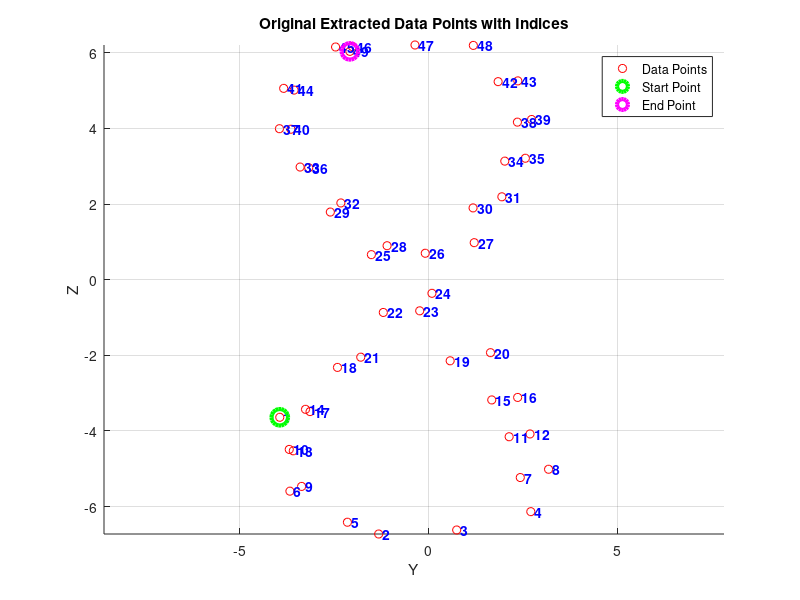
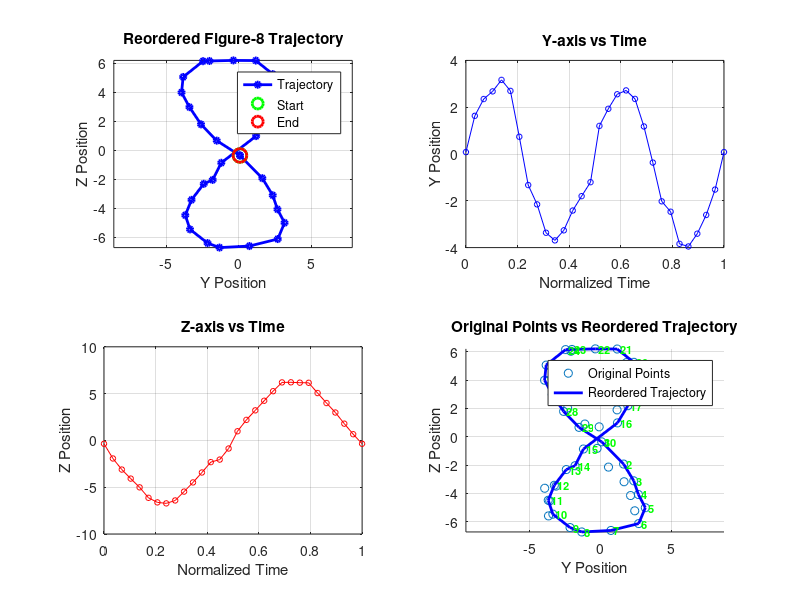
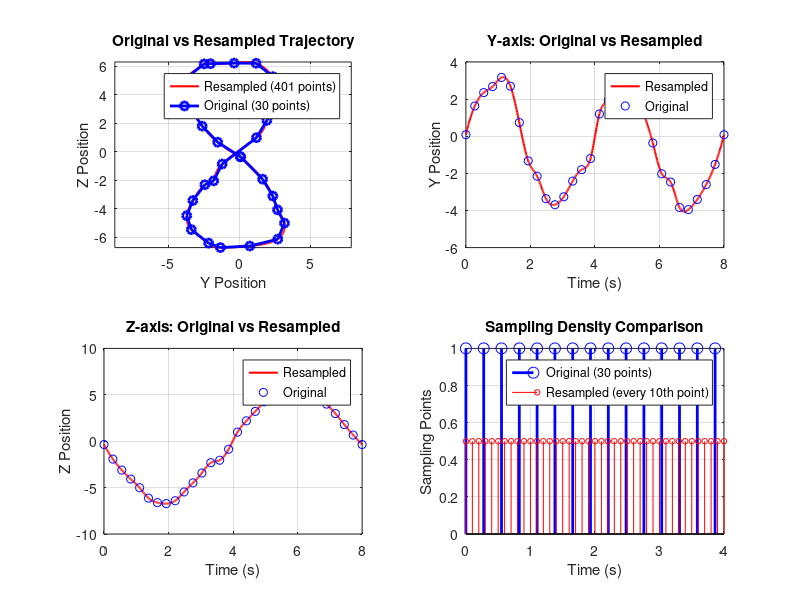

MATLAB code to generate these figures, in order: (Note: this script raises an error after producing the figures.)
clc
clear all
load figure8_extracted_data.mat

% 原始散点图，标出每个点的indices
figure(1);
scatter(extracted_tip_y, extracted_tip_z, 'r');
title('Original Extracted Data Points with Indices');
xlabel('Y'); ylabel('Z');
grid on;

% 在每个点旁边标出索引
for i = 1:length(extracted_tip_y)
    text(extracted_tip_y(i), extracted_tip_z(i), sprintf(' %d', i), ...
         'FontSize', 10, 'Color', 'blue', 'FontWeight', 'bold');
end

% 调整图形显示
axis equal;
hold on;

% 可选：高亮显示起点和终点
plot(extracted_tip_y(1), extracted_tip_z(1), 'go', 'MarkerSize', 12, 'LineWidth', 3);
plot(extracted_tip_y(end), extracted_tip_z(end), 'mo', 'MarkerSize', 12, 'LineWidth', 3);

% 添加图例
legend('Data Points', 'Start Point', 'End Point', 'Location', 'best');

% 手动标注留下的indices，成为时间序列的figure 8轨迹
figure8Indices = [24,20,16,12,8,4,3,2,5,9,10,14,18,21,22,27,31,35,39,43,48,47,46,45,41,37,33,29,25,24];

% 按照figure8Indices的顺序重新排列数据点
ordered_x = extracted_tip_x(figure8Indices);
ordered_y = extracted_tip_y(figure8Indices);
ordered_z = extracted_tip_z(figure8Indices);
ordered_q0 = extracted_tip_q0(figure8Indices);
ordered_q1 = extracted_tip_q1(figure8Indices);
ordered_q2 = extracted_tip_q2(figure8Indices);
ordered_q3 = extracted_tip_q3(figure8Indices);

% 创建时间向量
n_points = length(figure8Indices);
t_ordered = linspace(0, 1, n_points); % 标准化时间 0-1

% 显示重新排序后的轨迹
figure(2);
subplot(2,2,1);
plot(ordered_y, ordered_z, 'b-o', 'LineWidth', 2, 'MarkerSize', 4);
xlabel('Y Position'); ylabel('Z Position');
title('Reordered Figure-8 Trajectory');
grid on;
axis equal;
hold on;
% 标记起点和终点
plot(ordered_y(1), ordered_z(1), 'go', 'MarkerSize', 10, 'LineWidth', 2);
plot(ordered_y(end), ordered_z(end), 'ro', 'MarkerSize', 10, 'LineWidth', 2);
legend('Trajectory', 'Start', 'End', 'Location', 'best');

subplot(2,2,2);
plot(t_ordered, ordered_y, 'b-o', 'MarkerSize', 4);
xlabel('Normalized Time'); ylabel('Y Position');
title('Y-axis vs Time');
grid on;

subplot(2,2,3);
plot(t_ordered, ordered_z, 'r-o', 'MarkerSize', 4);
xlabel('Normalized Time'); ylabel('Z Position');
title('Z-axis vs Time');
grid on;

subplot(2,2,4);
% 显示原始点和重新排序后的轨迹对比
scatter(extracted_tip_y, extracted_tip_z, 'ro');
hold on;
plot(ordered_y, ordered_z, 'b-', 'LineWidth', 2);
% 用数字标出重新排序后的顺序
for i = 1:length(figure8Indices)
    text(ordered_y(i), ordered_z(i), sprintf(' %d', i), ...
         'FontSize', 8, 'Color', 'green', 'FontWeight', 'bold');
end
xlabel('Y Position'); ylabel('Z Position');
title('Original Points vs Reordered Trajectory');
legend('Original Points', 'Reordered Trajectory', 'Location', 'best');
grid on;
axis equal;

ref = [ordered_x;ordered_y;ordered_z;ordered_q0;ordered_q1;ordered_q2;ordered_q3];

% 重新采样参数
total_time = 8;           % 总时间4秒
sampling_interval = 0.01; % 采样间隔0.01秒
new_time = 0:sampling_interval:total_time; % 新的时间向量
n_new_points = length(new_time); % 新的采样点数

% 原始时间向量（对应ordered数据）
original_time = linspace(0, total_time, n_points);

% 使用样条插值进行重新采样
resampled_x = interp1(original_time, ordered_x, new_time, 'spline', 'extrap');
resampled_y = interp1(original_time, ordered_y, new_time, 'spline', 'extrap');
resampled_z = interp1(original_time, ordered_z, new_time, 'spline', 'extrap');
resampled_q0 = interp1(original_time, ordered_q0, new_time, 'spline', 'extrap');
resampled_q1 = interp1(original_time, ordered_q1, new_time, 'spline', 'extrap');
resampled_q2 = interp1(original_time, ordered_q2, new_time, 'spline', 'extrap');
resampled_q3 = interp1(original_time, ordered_q3, new_time, 'spline', 'extrap');

% 重新组织ref数据
ref_resampled = [resampled_x; resampled_y; resampled_z; resampled_q0; resampled_q1; resampled_q2; resampled_q3];

% 显示重新采样后的结果
figure(3);
subplot(2,2,1);
plot(resampled_y, resampled_z, 'r-', 'LineWidth', 1.5);
hold on;
plot(ordered_y, ordered_z, 'bo-', 'MarkerSize', 6, 'LineWidth', 2);
xlabel('Y Position'); ylabel('Z Position');
title('Original vs Resampled Trajectory');
legend('Resampled (401 points)', 'Original (30 points)', 'Location', 'best');
grid on;
axis equal;

subplot(2,2,2);
plot(new_time, resampled_y, 'r-', 'LineWidth', 1.5);
hold on;
plot(original_time, ordered_y, 'bo', 'MarkerSize', 6);
xlabel('Time (s)'); ylabel('Y Position');
title('Y-axis: Original vs Resampled');
legend('Resampled', 'Original', 'Location', 'best');
grid on;

subplot(2,2,3);
plot(new_time, resampled_z, 'r-', 'LineWidth', 1.5);
hold on;
plot(original_time, ordered_z, 'bo', 'MarkerSize', 6);
xlabel('Time (s)'); ylabel('Z Position');
title('Z-axis: Original vs Resampled');
legend('Resampled', 'Original', 'Location', 'best');
grid on;

subplot(2,2,4);
% 显示采样密度对比
stem(original_time, ones(size(original_time)), 'b', 'MarkerSize', 8, 'LineWidth', 2);
hold on;
stem(new_time(1:10:end), 0.5*ones(size(new_time(1:10:end))), 'r', 'MarkerSize', 4);
xlabel('Time (s)'); ylabel('Sampling Points');
title('Sampling Density Comparison');
legend('Original (30 points)', 'Resampled (every 10th point)', 'Location', 'best');
grid on;
xlim([0, 4]);

% 保存重新采样后的数据
% save('figure8_resampled_trajectory.mat', 'ref_resampled', 'new_time', 'resampled_y', 'resampled_z', 'total_time', 'sampling_interval');

% 输出重新采样统计信息
fprintf('\n=== 重新采样结果 ===\n');
fprintf('原始数据点数: %d\n', n_points);
fprintf('重新采样点数: %d\n', n_new_points);
fprintf('总时间: %.2f 秒\n', total_time);
fprintf('采样间隔: %.3f 秒\n', sampling_interval);
fprintf('采样频率: %.0f Hz\n', 1/sampling_interval);
fprintf('重新采样后的轨迹长度: %.3f\n', sum(sqrt(diff(resampled_y).^2 + diff(resampled_z).^2)));

% 更新ref为重新采样后的数据
ref = ref_resampled;
%% mapping the delay-embedded ref to the low-dimensional space
% 为了对上面轨迹的第一个点做delay-embedding，考虑到这是周期性的轨迹，将这个轨迹的尾部33个time instance数据补充到前面
% mapping to the low-dimensional coordinates via chart map
for i = 1:size(ref,2)
    lowDim(:,i) = chart(ref(:,i)');
end
lowDim = [lowDim,lowDim];
for i = 1:size(ref,2)
    refReconst(:,i) = param(lowDim(:,i)');
end
% Plot trajectories for the reconstrunction accuracy comparision at the
% control observable coordinates
outdofs = [1 2 3 4 5 6 7];
figRow = length(outdofs);  % Changed to length instead of size
customFigure('subPlot',[figRow 1]); 
% Create all subplots dynamically
xyz = 'xyz'; % Create string for axis labels
for i = 1:figRow
    subplot(figRow,1,i);
    xlabel('t','Interpreter','latex');
    if i <= 3
        ylabel(sprintf('%s-axis [mm]', xyz(i)),'Interpreter','latex');
    else
        ylabel(sprintf('q%d',i-3),'Interpreter','latex');
    end
end
% Plot data for each trajectory

for i = 1:figRow
    subplot(figRow,1,i);
    plot(new_time,ref(i,:),'Linewidth',1)
    hold on
    plot(new_time,refReconst(i,:),'k:','Linewidth',2)
end


% 保存最终的ref数据
save('figure8_final_trajectory.mat', 'ref', 'new_time');
save('figure8_lowDim_trajectory.mat', 'lowDim');

fprintf('\nmapping完成！新的ref矩阵尺寸: %dx%d\n', size(ref));
%% Create timeseries objects for Simulink From Workspace block
% Create timeseries for each quaternion component
ts_sensor2Pos1 = timeseries(resampled_x, new_time, 'Name', 'sensor2_Pos_x');
ts_sensor2Pos1.DataInfo.Units = '';
ts_sensor2Pos1.DataInfo.Interpolation = tsdata.interpolation('linear');

ts_sensor2Pos2 = timeseries(resampled_y, new_time, 'Name', 'sensor2_Pos_y');
ts_sensor2Pos2.DataInfo.Units = '';
ts_sensor2Pos2.DataInfo.Interpolation = tsdata.interpolation('linear');

ts_sensor2Pos3 = timeseries(resampled_z, new_time, 'Name', 'sensor2_Pos_z');
ts_sensor2Pos3.DataInfo.Units = '';
ts_sensor2Pos3.DataInfo.Interpolation = tsdata.interpolation('linear');

ts_sensor2Quater1 = timeseries(resampled_q0, new_time, 'Name', 'sensor2_Quaternion_w');
ts_sensor2Quater1.DataInfo.Units = '';
ts_sensor2Quater1.DataInfo.Interpolation = tsdata.interpolation('linear');

ts_sensor2Quater2 = timeseries(resampled_q1, new_time, 'Name', 'sensor2_Quaternion_x');
ts_sensor2Quater2.DataInfo.Units = '';
ts_sensor2Quater2.DataInfo.Interpolation = tsdata.interpolation('linear');

ts_sensor2Quater3 = timeseries(resampled_q2, new_time, 'Name', 'sensor2_Quaternion_y');
ts_sensor2Quater3.DataInfo.Units = '';
ts_sensor2Quater3.DataInfo.Interpolation = tsdata.interpolation('linear');

ts_sensor2Quater4 = timeseries(resampled_q3, new_time, 'Name', 'sensor2_Quaternion_z');
ts_sensor2Quater4.DataInfo.Units = '';
ts_sensor2Quater4.DataInfo.Interpolation = tsdata.interpolation('linear');

% Save timeseries to .mat file for Simulink
save('ref_lowDim_Timeseries.mat', 'ts_sensor2Pos1', 'ts_sensor2Pos2', 'ts_sensor2Pos3', 'ts_sensor2Quater1', 'ts_sensor2Quater2', ...
     'ts_sensor2Quater3', 'ts_sensor2Quater4');
